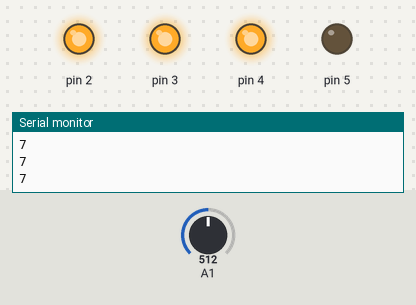
Recording of a sketch running on a simulated Arduino Uno, built with avr-gcc and run on an emulated ATmega328P. On the bench: output pins drawn as LEDs (lit = HIGH), the last lines printed to the serial monitor. The inputs (shaded band) are chosen by the test bench; at power-on: A1 = 512.

Above: at 1.2 s.
1.3 s: A1 set to 529
2.8 s: A1 set to 564
At 4.0 s:
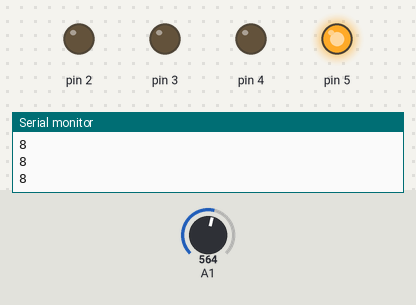
4.3 s: A1 set to 716
At 5.4 s:
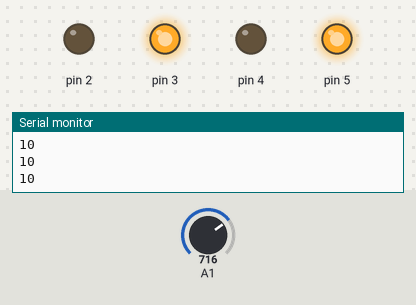
5.8 s: A1 set to 743
7.3 s: A1 set to 761
At 8.0 s:
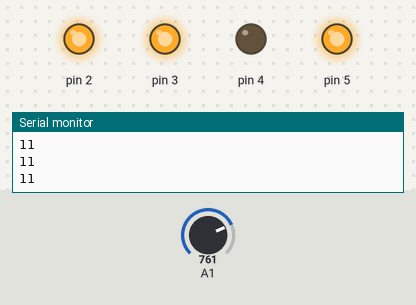
8.8 s: A1 set to 511
At 9.3 s:
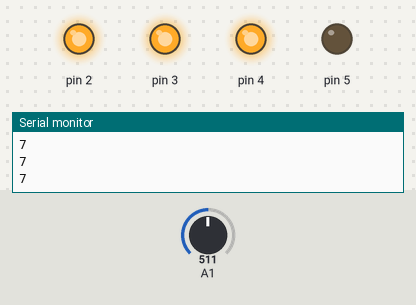
Timing chart, 0 to 11.3 s (numbered marks = the images above; inputs shaded):
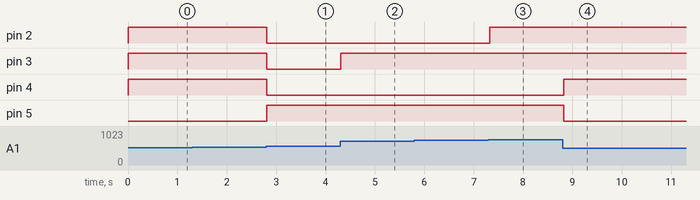

Measured:
- the behaviour switches between 545 and 546 on A1 (found by bisection; images 0 and 1)
- the behaviour switches between 750 and 751 on A1 (found by bisection; images 2 and 3)
- after the input at 2.8 s, pin 2–4: HIGH → LOW at once; pin 5: LOW → HIGH at once
- after the input at 4.3 s, pin 3: LOW → HIGH at once
- after the input at 7.3 s, pin 2: LOW → HIGH at once
- after the input at 8.8 s, pin 4: LOW → HIGH at once; pin 5: HIGH → LOW at once

The sketch:

circuitdesign.ino
```cpp
void setup() {
  pinMode(2, OUTPUT);
  pinMode(3, OUTPUT);
  pinMode(4, OUTPUT);
  pinMode(5, OUTPUT);
  Serial.begin(9600);
}

void loop() {
  int analogVal = analogRead(A1); // read the analog input on pin A0
  int binVal = map(analogVal, 0, 1023, 0, 15); // map the analog value to a 4-bit binary value (0-15)
  digitalWrite(2, bitRead(binVal, 0)); // output the 4-bit binary value to four digital outputs (pins 2-5)
  digitalWrite(3, bitRead(binVal, 1));
  digitalWrite(4, bitRead(binVal, 2));
  digitalWrite(5, bitRead(binVal, 3));
  Serial.println(binVal); // print the binary value to the Serial Monitor for debugging
  delay(100); // wait for 100 ms before taking the next reading
}
```
